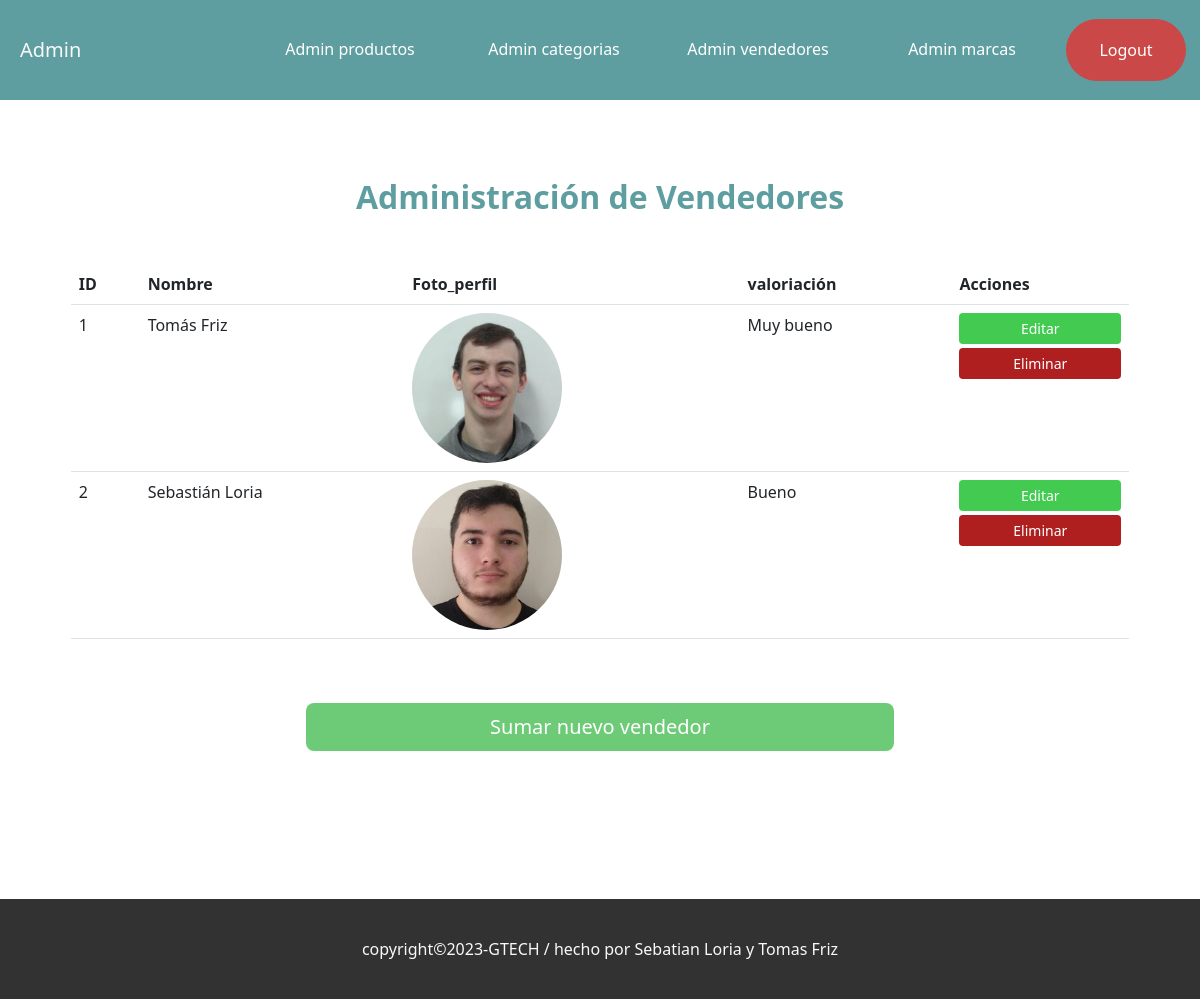
The app's page /admin/index.php?seccion=admin_vendedores (signed in) with its own data.
### tables this page shows
CREATE TABLE `vendedor` (
  `id` int(10) UNSIGNED NOT NULL,
  `nombre` varchar(256) NOT NULL,
  `foto_perfil` varchar(256) NOT NULL,
  `valoracion` enum('Muy malo','Malo','Bueno','Muy bueno','Excelente') NOT NULL
);

### classes/Vendedor.php (called while the page is built, shortened)
<?php
class Vendedor {
    protected $id;
    protected $nombre;
    protected $foto_perfil;
    protected $valoracion;
    public function datosVendedor() : array{
        $conexion = Conexion::getConexion();
        $query = "SELECT * from vendedor";
        $PDOStatement = $conexion->prepare($query);
        $PDOStatement->execute();
        $PDOStatement->setFetchMode(PDO::FETCH_CLASS, self::class);
        $vendedores = $PDOStatement->fetchAll();
        return $vendedores;
    }
public function getId() {
    return $this->id;
}
public function getNombre() {
    return $this->nombre;
}
public function getFoto() {
    return $this->foto_perfil;
}
public function getValoracion() {
    return $this->valoracion;
}
}

### admin/views/admin_vendedores.php (the view)
<?php
$vendedores = (new Vendedor())->datosVendedor();
?>
<div class="row m-0">
    <div class="col">
        <h1 id="admin_titule" class="text-center mb-5 fw-bold">Administración de Vendedores</h1>
        <div class="row m-0 mb-5 d-flex justify-content-center">
            <table class="table">
                <thead>
                    <tr>
                        <th scope="col">ID</th>
                        <th scope="col">Nombre</th>
                        <th scope="col">Foto_perfil</th>
                        <th scope="col">valoriación</th>
                        <th scope="col">Acciones</th>
                    </tr>
                </thead>
                <tbody>
                    <?PHP foreach ($vendedores as $vendedor) { ?>
                        <tr>
                            <td><?= $vendedor->getId() ?></td>
                            <td><?= $vendedor->getNombre()  ?></td>
                            <td><img class="rounded-circle" src="../recursos/imagenes/<?= $vendedor->getFoto()  ?>" alt="<?= $vendedor->getNombre()  ?>"></td>
                            <td><?= $vendedor->getValoracion()  ?></td>
                            <td>
                                <a href="index.php?seccion=edit_vendedor&id=<?= $vendedor->getId() ?>" role="button" class="d-block btn btn-sm  mb-1">Editar</a>
                                <a href="index.php?seccion=delete_vendedor&id=<?= $vendedor->getId() ?>" role="button" class="d-block btn btn-sm ">Eliminar</a>
                            </td>
                        </tr>
                    <?PHP } ?>
                </tbody>
            </table>
            <a href="index.php?seccion=add_vendedor" class="d-block btn btn-lg mt-5"> Sumar nuevo vendedor</a>
        </div>
    </div>
</div>

### estilos.css (style rules this page uses)
* { margin: 0; padding: 0; box-sizing: border-box; }
a { text-decoration: none; }
h1 { color: #333399; margin-right: 10px; font-size: 2rem; }
td a:first-of-type { background-color: #43ca51; color: white; }
td a:last-of-type { background-color: #b01f1f; color: white; }
div > div > .table + a, div > div > .table + form > .btn, div > div > .table > tbody > tr > td > form > .btn { background-color: #6dcb77; color: white; width: 50%; margin: auto; }
.rounded-circle { height: 150px; width: 150px; }
#admin_titule { color: cadetblue; margin: 30px 0; }
.table { width: 90%; }

### records on screen
vendedor: id "1", nombre "Tomás Friz", foto_perfil (picture), valoracion "Muy bueno"
vendedor: id "2", nombre "Sebastián Loria", foto_perfil (picture), valoracion "Bueno"
